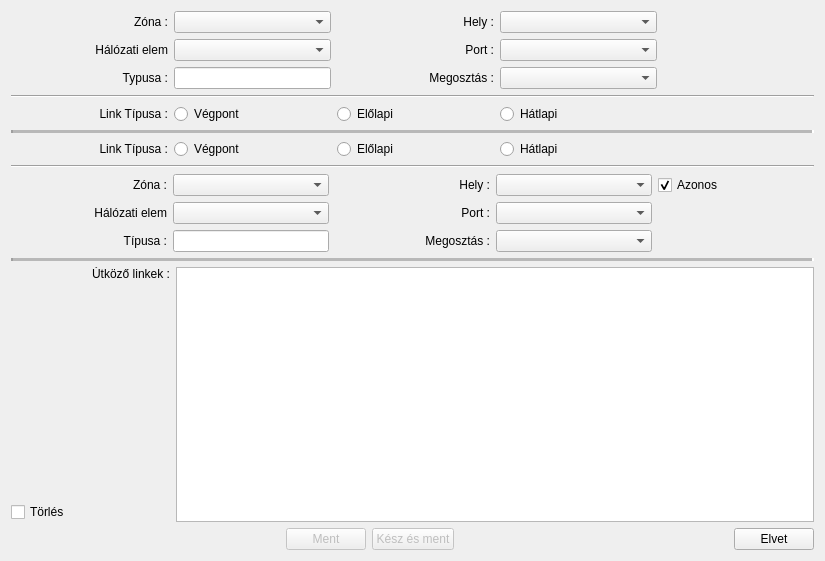
<?xml version="1.0" encoding="UTF-8"?>
<ui version="4.0">
 <class>DialogAddPhsLink</class>
 <widget class="QDialog" name="DialogAddPhsLink">
  <property name="geometry">
   <rect>
    <x>0</x>
    <y>0</y>
    <width>825</width>
    <height>561</height>
   </rect>
  </property>
  <property name="windowTitle">
   <string>DialogFizikai linkek hozzáadása cserélye</string>
  </property>
  <layout class="QVBoxLayout" name="verticalLayout_2">
   <item>
    <layout class="QGridLayout" name="gridLayout" columnstretch="1,1,1,1,1">
     <item row="1" column="0">
      <widget class="QLabel" name="labelNode1">
       <property name="text">
        <string>Hálózati elem</string>
       </property>
       <property name="alignment">
        <set>Qt::AlignRight|Qt::AlignTrailing|Qt::AlignVCenter</set>
       </property>
      </widget>
     </item>
     <item row="1" column="1">
      <widget class="QComboBox" name="comboBoxNode1"/>
     </item>
     <item row="1" column="2">
      <widget class="QLabel" name="labelPort1">
       <property name="text">
        <string>Port :</string>
       </property>
       <property name="alignment">
        <set>Qt::AlignRight|Qt::AlignTrailing|Qt::AlignVCenter</set>
       </property>
      </widget>
     </item>
     <item row="2" column="2">
      <widget class="QLabel" name="labelPort1Share">
       <property name="text">
        <string>Megosztás :</string>
       </property>
       <property name="alignment">
        <set>Qt::AlignRight|Qt::AlignTrailing|Qt::AlignVCenter</set>
       </property>
      </widget>
     </item>
     <item row="0" column="3">
      <widget class="QComboBox" name="comboBoxPlace1"/>
     </item>
     <item row="0" column="1">
      <widget class="QComboBox" name="comboBoxZone1"/>
     </item>
     <item row="0" column="0">
      <widget class="QLabel" name="labelZone1">
       <property name="text">
        <string>Zóna :</string>
       </property>
       <property name="alignment">
        <set>Qt::AlignRight|Qt::AlignTrailing|Qt::AlignVCenter</set>
       </property>
      </widget>
     </item>
     <item row="0" column="2">
      <widget class="QLabel" name="labelPlace1">
       <property name="text">
        <string>Hely :</string>
       </property>
       <property name="alignment">
        <set>Qt::AlignRight|Qt::AlignTrailing|Qt::AlignVCenter</set>
       </property>
      </widget>
     </item>
     <item row="2" column="3">
      <widget class="QComboBox" name="comboBoxPort1Share">
       <item>
        <property name="text">
         <string/>
        </property>
       </item>
       <item>
        <property name="text">
         <string>A</string>
        </property>
       </item>
       <item>
        <property name="text">
         <string>B</string>
        </property>
       </item>
       <item>
        <property name="text">
         <string>AA</string>
        </property>
       </item>
       <item>
        <property name="text">
         <string>AB</string>
        </property>
       </item>
       <item>
        <property name="text">
         <string>BA</string>
        </property>
       </item>
       <item>
        <property name="text">
         <string>BB</string>
        </property>
       </item>
       <item>
        <property name="text">
         <string>C</string>
        </property>
       </item>
       <item>
        <property name="text">
         <string>D</string>
        </property>
       </item>
      </widget>
     </item>
     <item row="1" column="3">
      <widget class="QComboBox" name="comboBoxPort1"/>
     </item>
     <item row="0" column="4">
      <spacer name="horizontalSpacer_5">
       <property name="orientation">
        <enum>Qt::Horizontal</enum>
       </property>
       <property name="sizeHint" stdset="0">
        <size>
         <width>40</width>
         <height>20</height>
        </size>
       </property>
      </spacer>
     </item>
     <item row="2" column="0">
      <widget class="QLabel" name="labelNodeType1">
       <property name="text">
        <string>Typusa :</string>
       </property>
       <property name="alignment">
        <set>Qt::AlignRight|Qt::AlignTrailing|Qt::AlignVCenter</set>
       </property>
      </widget>
     </item>
     <item row="2" column="1">
      <widget class="QLineEdit" name="lineEditNode1Type">
       <property name="readOnly">
        <bool>true</bool>
       </property>
      </widget>
     </item>
    </layout>
   </item>
   <item>
    <widget class="Line" name="line">
     <property name="orientation">
      <enum>Qt::Horizontal</enum>
     </property>
    </widget>
   </item>
   <item>
    <layout class="QHBoxLayout" name="horizontalLayout_3" stretch="1,1,1,1,1">
     <item>
      <widget class="QLabel" name="labelLink1Type">
       <property name="text">
        <string>Link Típusa :</string>
       </property>
       <property name="alignment">
        <set>Qt::AlignRight|Qt::AlignTrailing|Qt::AlignVCenter</set>
       </property>
      </widget>
     </item>
     <item>
      <widget class="QRadioButton" name="radioButtonLink1Term">
       <property name="text">
        <string>Végpont</string>
       </property>
      </widget>
     </item>
     <item>
      <widget class="QRadioButton" name="radioButtonLink1Front">
       <property name="text">
        <string>Előlapi</string>
       </property>
      </widget>
     </item>
     <item>
      <widget class="QRadioButton" name="radioButtonLink1Back">
       <property name="text">
        <string>Hátlapi</string>
       </property>
      </widget>
     </item>
     <item>
      <spacer name="horizontalSpacer_2">
       <property name="orientation">
        <enum>Qt::Horizontal</enum>
       </property>
       <property name="sizeHint" stdset="0">
        <size>
         <width>40</width>
         <height>20</height>
        </size>
       </property>
      </spacer>
     </item>
    </layout>
   </item>
   <item>
    <widget class="Line" name="line_4">
     <property name="lineWidth">
      <number>2</number>
     </property>
     <property name="midLineWidth">
      <number>4</number>
     </property>
     <property name="orientation">
      <enum>Qt::Horizontal</enum>
     </property>
    </widget>
   </item>
   <item>
    <layout class="QHBoxLayout" name="horizontalLayout_2" stretch="1,1,1,1,1">
     <item>
      <widget class="QLabel" name="labelLink2">
       <property name="text">
        <string>Link Típusa :</string>
       </property>
       <property name="alignment">
        <set>Qt::AlignRight|Qt::AlignTrailing|Qt::AlignVCenter</set>
       </property>
      </widget>
     </item>
     <item>
      <widget class="QRadioButton" name="radioButtonLink2Term">
       <property name="text">
        <string>Végpont</string>
       </property>
      </widget>
     </item>
     <item>
      <widget class="QRadioButton" name="radioButtonLink2Front">
       <property name="text">
        <string>Előlapi</string>
       </property>
      </widget>
     </item>
     <item>
      <widget class="QRadioButton" name="radioButtonLink2Back">
       <property name="text">
        <string>Hátlapi</string>
       </property>
      </widget>
     </item>
     <item>
      <spacer name="horizontalSpacer">
       <property name="orientation">
        <enum>Qt::Horizontal</enum>
       </property>
       <property name="sizeHint" stdset="0">
        <size>
         <width>40</width>
         <height>20</height>
        </size>
       </property>
      </spacer>
     </item>
    </layout>
   </item>
   <item>
    <widget class="Line" name="line_2">
     <property name="orientation">
      <enum>Qt::Horizontal</enum>
     </property>
    </widget>
   </item>
   <item>
    <layout class="QGridLayout" name="gridLayout_2" columnstretch="1,1,1,1,1">
     <item row="1" column="0">
      <widget class="QLabel" name="labelNode2">
       <property name="text">
        <string>Hálózati elem</string>
       </property>
       <property name="alignment">
        <set>Qt::AlignRight|Qt::AlignTrailing|Qt::AlignVCenter</set>
       </property>
      </widget>
     </item>
     <item row="1" column="1">
      <widget class="QComboBox" name="comboBoxNode2"/>
     </item>
     <item row="0" column="0">
      <widget class="QLabel" name="labelZone2">
       <property name="text">
        <string>Zóna :</string>
       </property>
       <property name="alignment">
        <set>Qt::AlignRight|Qt::AlignTrailing|Qt::AlignVCenter</set>
       </property>
      </widget>
     </item>
     <item row="0" column="1">
      <widget class="QComboBox" name="comboBoxZone2"/>
     </item>
     <item row="0" column="2">
      <widget class="QLabel" name="labelPlace2">
       <property name="text">
        <string>Hely :</string>
       </property>
       <property name="alignment">
        <set>Qt::AlignRight|Qt::AlignTrailing|Qt::AlignVCenter</set>
       </property>
      </widget>
     </item>
     <item row="0" column="3">
      <widget class="QComboBox" name="comboBoxPlace2"/>
     </item>
     <item row="0" column="4">
      <widget class="QCheckBox" name="checkBoxPlaceEqu">
       <property name="text">
        <string>Azonos</string>
       </property>
       <property name="checked">
        <bool>true</bool>
       </property>
      </widget>
     </item>
     <item row="2" column="0">
      <widget class="QLabel" name="labelNode2Type">
       <property name="text">
        <string>Típusa :</string>
       </property>
       <property name="alignment">
        <set>Qt::AlignRight|Qt::AlignTrailing|Qt::AlignVCenter</set>
       </property>
      </widget>
     </item>
     <item row="2" column="1">
      <widget class="QLineEdit" name="lineEditNode2Type">
       <property name="readOnly">
        <bool>true</bool>
       </property>
      </widget>
     </item>
     <item row="1" column="2">
      <widget class="QLabel" name="labelPort2">
       <property name="text">
        <string>Port :</string>
       </property>
       <property name="alignment">
        <set>Qt::AlignRight|Qt::AlignTrailing|Qt::AlignVCenter</set>
       </property>
      </widget>
     </item>
     <item row="1" column="3">
      <widget class="QComboBox" name="comboBoxPort2"/>
     </item>
     <item row="2" column="2">
      <widget class="QLabel" name="labelPrt2Share">
       <property name="text">
        <string>Megosztás :</string>
       </property>
       <property name="alignment">
        <set>Qt::AlignRight|Qt::AlignTrailing|Qt::AlignVCenter</set>
       </property>
      </widget>
     </item>
     <item row="2" column="3">
      <widget class="QComboBox" name="comboBoxPort2Share">
       <item>
        <property name="text">
         <string/>
        </property>
       </item>
       <item>
        <property name="text">
         <string>A</string>
        </property>
       </item>
       <item>
        <property name="text">
         <string>B</string>
        </property>
       </item>
       <item>
        <property name="text">
         <string>AA</string>
        </property>
       </item>
       <item>
        <property name="text">
         <string>AB</string>
        </property>
       </item>
       <item>
        <property name="text">
         <string>BA</string>
        </property>
       </item>
       <item>
        <property name="text">
         <string>BB</string>
        </property>
       </item>
       <item>
        <property name="text">
         <string>C</string>
        </property>
       </item>
       <item>
        <property name="text">
         <string>D</string>
        </property>
       </item>
      </widget>
     </item>
    </layout>
   </item>
   <item>
    <widget class="Line" name="line_5">
     <property name="lineWidth">
      <number>2</number>
     </property>
     <property name="midLineWidth">
      <number>4</number>
     </property>
     <property name="orientation">
      <enum>Qt::Horizontal</enum>
     </property>
    </widget>
   </item>
   <item>
    <layout class="QHBoxLayout" name="horizontalLayout_4" stretch="1,4">
     <item>
      <layout class="QVBoxLayout" name="verticalLayout">
       <item>
        <widget class="QLabel" name="labelColision">
         <property name="text">
          <string>Útköző linkek :</string>
         </property>
         <property name="alignment">
          <set>Qt::AlignRight|Qt::AlignTrailing|Qt::AlignVCenter</set>
         </property>
        </widget>
       </item>
       <item>
        <spacer name="verticalSpacer">
         <property name="orientation">
          <enum>Qt::Vertical</enum>
         </property>
         <property name="sizeHint" stdset="0">
          <size>
           <width>20</width>
           <height>40</height>
          </size>
         </property>
        </spacer>
       </item>
       <item>
        <widget class="QCheckBox" name="checkBoxCollisions">
         <property name="text">
          <string>Törlés</string>
         </property>
        </widget>
       </item>
      </layout>
     </item>
     <item>
      <widget class="QTextEdit" name="textEdit">
       <property name="undoRedoEnabled">
        <bool>false</bool>
       </property>
       <property name="readOnly">
        <bool>true</bool>
       </property>
      </widget>
     </item>
    </layout>
   </item>
   <item>
    <layout class="QHBoxLayout" name="horizontalLayout_5">
     <item>
      <spacer name="horizontalSpacer_4">
       <property name="orientation">
        <enum>Qt::Horizontal</enum>
       </property>
       <property name="sizeHint" stdset="0">
        <size>
         <width>40</width>
         <height>20</height>
        </size>
       </property>
      </spacer>
     </item>
     <item>
      <widget class="QPushButton" name="pushButtonSave">
       <property name="enabled">
        <bool>false</bool>
       </property>
       <property name="text">
        <string>Ment</string>
       </property>
      </widget>
     </item>
     <item>
      <widget class="QPushButton" name="pushButtonOk">
       <property name="enabled">
        <bool>false</bool>
       </property>
       <property name="text">
        <string>Kész és ment</string>
       </property>
       <property name="default">
        <bool>true</bool>
       </property>
      </widget>
     </item>
     <item>
      <spacer name="horizontalSpacer_3">
       <property name="orientation">
        <enum>Qt::Horizontal</enum>
       </property>
       <property name="sizeHint" stdset="0">
        <size>
         <width>40</width>
         <height>20</height>
        </size>
       </property>
      </spacer>
     </item>
     <item>
      <widget class="QPushButton" name="pushButtonCancel">
       <property name="text">
        <string>Elvet</string>
       </property>
      </widget>
     </item>
    </layout>
   </item>
  </layout>
 </widget>
 <resources/>
 <connections/>
</ui>
